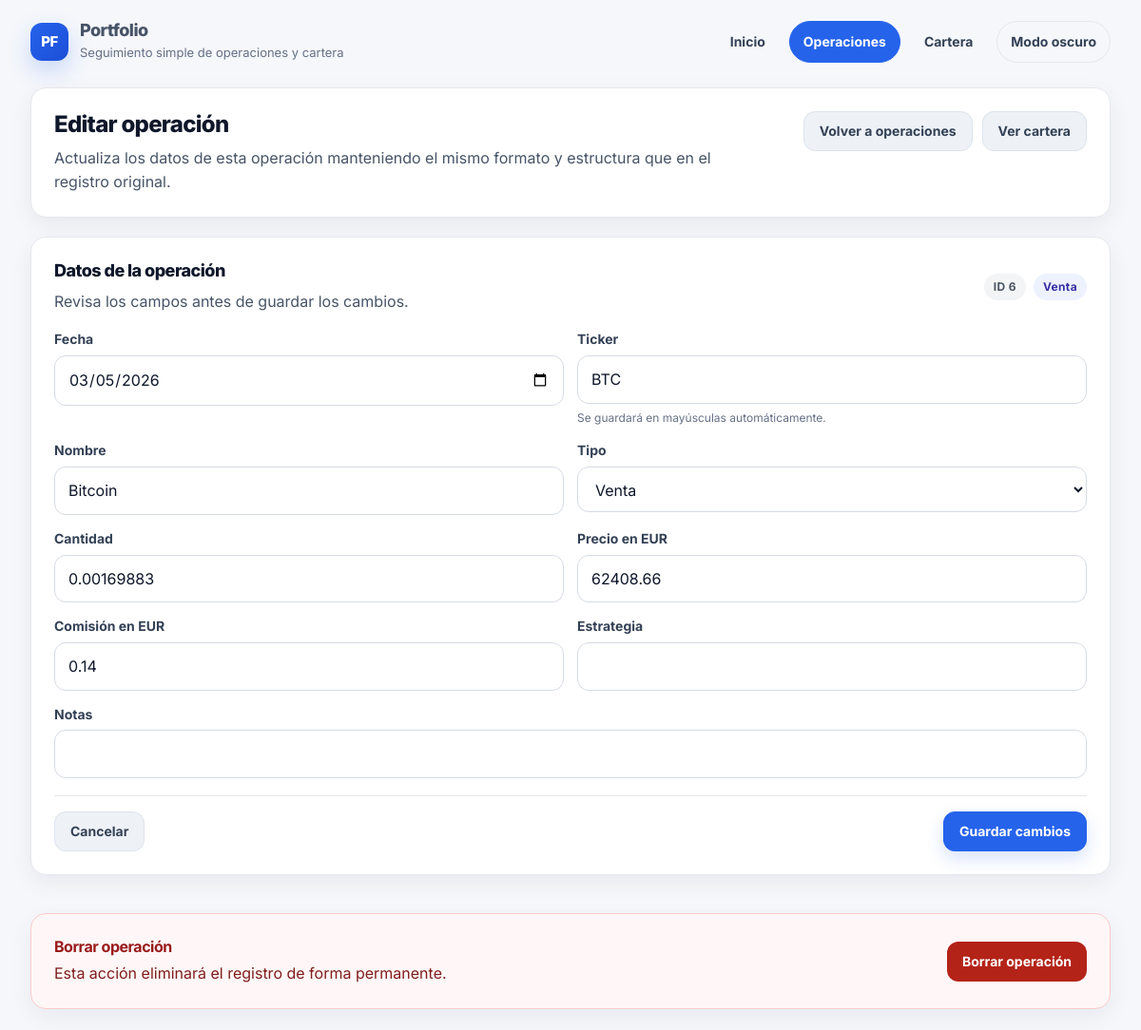
Screenshot of /editar-operacion/6 with the database file from the repository.
### tables this page shows
CREATE TABLE operaciones (
            id INTEGER PRIMARY KEY AUTOINCREMENT,
            fecha TEXT NOT NULL,
            nombre TEXT NOT NULL,
            tipo TEXT NOT NULL,
            cantidad REAL NOT NULL,
            precio_eur REAL NOT NULL,
            comision_eur REAL NOT NULL DEFAULT 0,
            estrategia TEXT,
            notas TEXT
        , ticker TEXT);

### app.py (the view)
@app.route("/editar-operacion/<int:id>")
def editar_operacion(id):
    conn = get_db_connection()
    op = conn.execute("SELECT * FROM operaciones WHERE id = ?", (id,)).fetchone()
    conn.close()
    if op is None:
        return redirect(url_for("operaciones"))
    return render_template("editar_operacion.html", op=op)

### app.py (called while the page is built)
def get_db_connection():
    conn = sqlite3.connect(DB_NAME)
    conn.row_factory = sqlite3.Row  # permite hacer row["campo"] en vez de row[0]
    return conn

### templates/editar_operacion.html (shortened to what this page needs)
{% extends "base.html" %}
{% block content %}
<div class="card">
    <div class="edit-header">
        <div class="edit-header-copy">
            <h1>Editar operación</h1>
            <p>
                Actualiza los datos de esta operación manteniendo el mismo formato y estructura
                que en el registro original.
            </p>
        </div>
        <div class="edit-header-actions">
            <a href="{{ url_for('operaciones') }}" class="btn-link btn-secondary">Volver a operaciones</a>
            <a href="{{ url_for('cartera') }}" class="btn-link btn-secondary">Ver cartera</a>
        </div>
    </div>
</div>
<div class="card">
    <div class="section-head">
        <div>
            <h2>Datos de la operación</h2>
            <p>Revisa los campos antes de guardar los cambios.</p>
        </div>
        <div class="edit-meta">
            <span class="meta-pill meta-pill-muted">ID {{ op["id"] }}</span>
            <span class="meta-pill">{{ op["tipo"] }}</span>
        </div>
    </div>
    <form action="{{ url_for('actualizar_operacion', id=op['id']) }}" method="POST">
        <div class="form-grid">
            <div class="field-group">
                <label for="fecha">Fecha</label>
                <input type="date" id="fecha" name="fecha" value="{{ op['fecha'] }}" required>
            </div>
            <div class="field-group">
                <label for="ticker">Ticker</label>
                <input type="text" id="ticker" name="ticker" value="{{ op['ticker'] or '' }}" placeholder="Ej. BTC, ETH, ORO, PLATA">
                <div class="field-help">Se guardará en mayúsculas automáticamente.</div>
            </div>
            <div class="field-group">
                <label for="nombre">Nombre</label>
                <input type="text" id="nombre" name="nombre" value="{{ op['nombre'] }}" required>
            </div>
            <div class="field-group">
                <label for="tipo">Tipo</label>
                <select id="tipo" name="tipo" required>
                    <option value="Venta" {% if op["tipo"] == "Venta" %}selected{% endif %}>Venta</option>
                </select>
            </div>
            <div class="field-group">
                <label for="cantidad">Cantidad</label>
                <input type="number" step="any" id="cantidad" name="cantidad" value="{{ op['cantidad'] }}" required>
            </div>
            <div class="field-group">
                <label for="precio_eur">Precio en EUR</label>
                <input type="number" step="any" id="precio_eur" name="precio_eur" value="{{ op['precio_eur'] }}" required>
            </div>
            <div class="field-group">
                <label for="comision_eur">Comisión en EUR</label>
                <input type="number" step="any" id="comision_eur" name="comision_eur" value="{{ op['comision_eur'] }}">
            </div>
            <div class="field-group">
                <label for="estrategia">Estrategia</label>
                <input type="text" id="estrategia" name="estrategia" value="{{ op['estrategia'] or '' }}">
            </div>
            <div class="field-group field-full">
                <label for="notas">Notas</label>
                <input type="text" id="notas" name="notas" value="{{ op['notas'] or '' }}">
            </div>
        </div>
        <div class="form-actions">
            <div class="form-actions-left">
                <a href="{{ url_for('operaciones') }}" class="btn-link btn-secondary">Cancelar</a>
            </div>
            <div class="form-actions-right">
                <button type="submit" class="btn-primary">Guardar cambios</button>
            </div>
        </div>
    </form>
</div>
<div class="card danger-zone">
    <div class="danger-box">
        <div class="danger-copy">
            <h3>Borrar operación</h3>
            <p>Esta acción eliminará el registro de forma permanente.</p>
        </div>
        <form action="{{ url_for('borrar_operacion', id=op['id']) }}" method="POST" onsubmit="return confirm('¿Seguro que quieres borrar esta operación?');" style="margin: 0;">
            <button type="submit" class="btn-link btn-danger">Borrar operación</button>
        </form>
    </div>
</div>
{% endblock %}

### templates/base.html (style rules this page uses)
:root { --bg: #f5f7fb; --surface: #ffffff; --surface-soft: #f8fafc; --border: #e5e7eb; --border-strong: #d6dbe4; --text: #0f172a; --muted: #667085; --primary: #2563eb; --primary-hover: #1d4ed8; --primary-soft: #dbeafe; --secondary-bg: #eef2f7; --secondary-text: #334155; --success: #027a48; --success-soft: #ecfdf3; --danger: #b42318; --danger-hover: #912018; --danger-soft: #fef3f2; --shadow: 0 8px 24px rgba(15, 23, 42, 0.06); --radius: 16px; --radius-sm: 10px; --radius-xs: 8px; --container: 1180px; }
* { box-sizing: border-box; }
html { scroll-behavior: smooth; }
body { margin: 0; background: var(--bg); color: var(--text); font-family: "Inter", system-ui, -apple-system, BlinkMacSystemFont, "Segoe UI", sans-serif; font-size: 16px; line-height: 1.55; -webkit-font-smoothing: antialiased; -moz-osx-font-smoothing: grayscale; }
a { color: var(--primary); text-decoration: none; }
.card { background: var(--surface); border: 1px solid var(--border); border-radius: var(--radius); box-shadow: var(--shadow); padding: 24px; }
h1, h2, h3 { margin-top: 0; color: var(--text); letter-spacing: -0.03em; }
h1 { font-size: 24px; line-height: 1.15; font-weight: 800; margin-bottom: 10px; }
h2 { font-size: 18px; line-height: 1.2; font-weight: 800; margin-bottom: 10px; }
h3 { font-size: 16px; line-height: 1.25; font-weight: 700; margin-bottom: 8px; }
p { margin-top: 0; margin-bottom: 12px; color: #475467; }
.btn-primary, .btn-secondary, .btn-link { display: inline-flex; align-items: center; justify-content: center; gap: 8px; min-height: 42px; padding: 0 16px; border-radius: 12px; border: 1px solid transparent; font-family: inherit; font-size: 14px; font-weight: 700; line-height: 1; cursor: pointer; text-decoration: none; transition: 0.2s ease; white-space: nowrap; }
.btn-primary { background: var(--primary); color: white; border-color: var(--primary); box-shadow: 0 8px 18px rgba(37, 99, 235, 0.18); }
.btn-secondary, .btn-link.btn-secondary { background: var(--secondary-bg); color: var(--secondary-text); border-color: #dde3ec; }
.btn-link { text-decoration: none; }
button { font: inherit; }
input, select, textarea { width: 100%; min-height: 44px; border: 1px solid var(--border-strong); border-radius: 12px; padding: 12px 14px; background: #ffffff; color: var(--text); font: inherit; outline: none; transition: border-color 0.2s ease, box-shadow 0.2s ease, background 0.2s ease; }
input::placeholder, textarea::placeholder { color: #98a2b3; }
label { font-size: 14px; font-weight: 700; color: #334155; }
.page-stack > * { min-width: 0; }

### templates/editar_operacion.html (style rules this page uses)
.edit-header { display: flex; justify-content: space-between; align-items: flex-start; gap: 20px; flex-wrap: wrap; }
.edit-header-copy { flex: 1 1 520px; }
.edit-header-copy p { margin-bottom: 0; max-width: 72ch; }
.edit-header-actions { display: flex; gap: 10px; flex-wrap: wrap; align-items: center; }
.section-head { display: flex; justify-content: space-between; align-items: center; gap: 12px; flex-wrap: wrap; margin-bottom: 16px; }
.section-head p { margin-bottom: 0; }
.edit-meta { display: flex; gap: 8px; flex-wrap: wrap; align-items: center; }
.meta-pill { display: inline-flex; align-items: center; padding: 5px 10px; border-radius: 999px; font-size: 12px; font-weight: 700; letter-spacing: 0.03em; background: #eef2ff; color: #3730a3; }
.meta-pill-muted { background: #f3f4f6; color: #4b5563; }
.form-grid { display: grid; grid-template-columns: repeat(2, minmax(0, 1fr)); gap: 14px; }
.field-full { grid-column: 1 / -1; }
.field-group label { display: block; margin-bottom: 6px; }
.field-help { color: var(--muted); font-size: 12px; margin-top: 6px; }
.form-actions { display: flex; justify-content: space-between; align-items: center; gap: 14px; flex-wrap: wrap; margin-top: 18px; padding-top: 16px; border-top: 1px solid var(--border); }
.form-actions-left, .form-actions-right { display: flex; gap: 10px; flex-wrap: wrap; align-items: center; }
.danger-zone { margin-top: 20px; border: 1px solid #fecaca; background: #fff7f7; }
.danger-box { display: flex; justify-content: space-between; align-items: center; gap: 16px; flex-wrap: wrap; }
.danger-copy h3 { color: #991b1b; margin-bottom: 6px; }
.danger-copy p { margin-bottom: 0; color: #7f1d1d; }
.btn-danger { background: var(--danger); color: white; border: none; }

### rows the page displays
operaciones: id "6", tipo "Venta", fecha "03/05/2026", ticker "BTC", nombre "Bitcoin", cantidad "0.00169883", precio_eur "62408.66", comision_eur "0.14"
